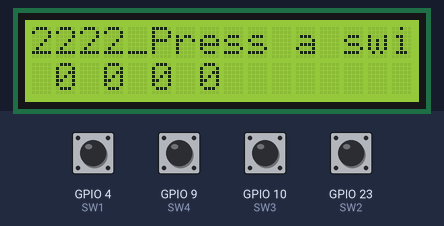
A program run on a simulated Raspberry Pi (BCM pin numbers). On the bench: 16×2 character LCD. The test bench sets the inputs (shaded band); at power-on: GPIO 4 (SW1), GPIO 9 (SW4), GPIO 10 (SW3), GPIO 23 (SW2) HIGH. What the program prints to the terminal is not drawn.

Above: at 1.2 s.
1.3 s: GPIO 4 (SW1) pulled LOW for 0.25 s
At 1.58 s:
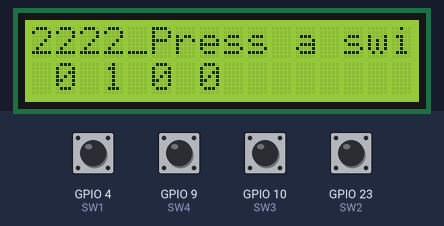
3.2 s: GPIO 9 (SW4) pulled LOW for 0.25 s
At 3.4 s:
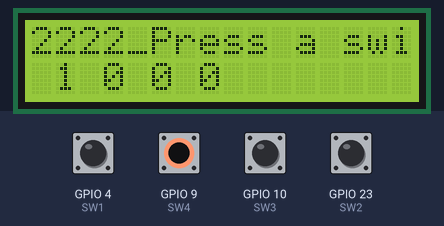
5.0 s: GPIO 10 (SW3) pulled LOW for 0.25 s
At 5.23 s:
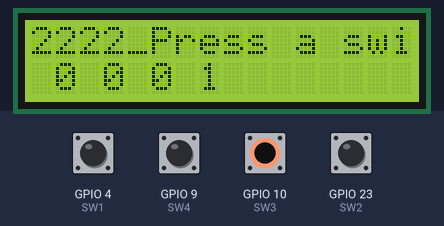
6.8 s: GPIO 23 (SW2) pulled LOW for 0.25 s
At 7.05 s:
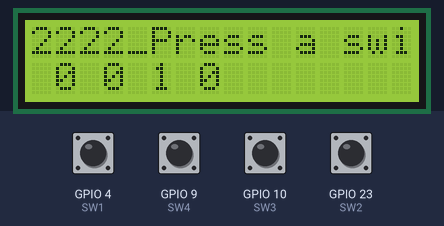
Timing chart, 0 to 9.6 s (numbered marks = the images above; inputs shaded):
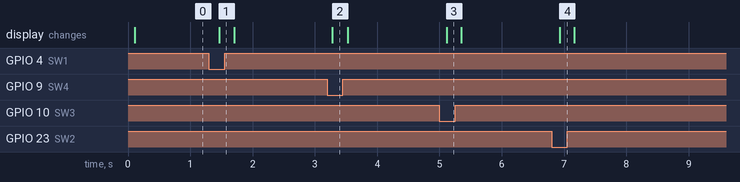

The program:

lcd2.py
```python
#!/bin/bash
########################################################################
#
# LCD2: Learning how to control an LCD module from Pi
#
#
#
########################################################################


import time #for timing delays
import RPi.GPIO as GPIO
#OUTPUTS: map GPIO to LCD lines
LCD_RS = 7 #GPIO7 = Pi pin 26
LCD_E = 8 #GPIO8 = Pi pin 24
LCD_D4 = 17 #GPIO17 = Pi pin 11
LCD_D5 = 18 #GPIO18 = Pi pin 12
LCD_D6 = 27 #GPIO21 = Pi pin 13 (Use 21 on Rev.1 Pis)
#LCD_D6 = 22 #GPIO21 = Pi pin 13 (Use 21 on Rev.1 Pis)
LCD_D7 = 22 #GPIO22 = Pi pin 15
OUTPUTS = [LCD_RS,LCD_E,LCD_D4,LCD_D5,LCD_D6,LCD_D7]
#INPUTS: map GPIO to Switches
SW1 = 4 #GPIO4 = Pi pin 7
SW2 = 23 #GPIO16 = Pi pin 16
SW3 = 10 #GPIO10 = Pi pin 19
SW4 = 9 #GPIO9 = Pi pin 21
INPUTS = [SW1,SW2,SW3,SW4]

#HD44780 Controller Commands
CLEARDISPLAY = 0x01
SETCURSOR = 0x80
#Line Addresses. (Pick one. Comment out whichever doesn't apply)
#LINE = [0x00,0x40,0x14,0x54] #for 20x4 display
LINE = [0x00,0x40] #for 16x2 display
########################################################################
#
# Low-level routines for configuring the LCD module.
# These routines contain GPIO read/write calls.
#
def InitIO(): #Sets GPIO pins to input & output, as required by LCD board
	GPIO.setmode(GPIO.BCM)
	GPIO.setwarnings(False)
	for lcdLine in OUTPUTS:
		GPIO.setup(lcdLine, GPIO.OUT)
	for switch in INPUTS:
		GPIO.setup(switch, GPIO.IN, pull_up_down=GPIO.PUD_UP)
def CheckSwitches(): #Check status of all four switches on the LCD board
#Returns four boolean values as a tuple.
	val1 = not GPIO.input(SW1)
	val2 = not GPIO.input(SW2)
	val3 = not GPIO.input(SW3)
	val4 = not GPIO.input(SW4)
	return (val4,val1,val2,val3)
def PulseEnableLine(): #Pulse the LCD Enable line; used for clocking in data
	mSec = 0.0005 #use half-millisecond delay
	time.sleep(mSec) #give time for inputs to settle
	GPIO.output(LCD_E, GPIO.HIGH) #pulse E high
	time.sleep(mSec)
	GPIO.output(LCD_E, GPIO.LOW) #return E low
	time.sleep(mSec) #wait before doing anything else

def SendNibble(data): #sends upper 4 bits of data byte to LCD data pins D4-D7
	GPIO.output(LCD_D4, bool(data & 0x10))
	GPIO.output(LCD_D5, bool(data & 0x20))
	GPIO.output(LCD_D6, bool(data & 0x40))
	GPIO.output(LCD_D7, bool(data & 0x80))

def SendByte(data,charMode=False): #send one byte to LCD controller
	GPIO.output(LCD_RS,charMode) #set mode: command vs. char
	SendNibble(data) #send upper bits first
	PulseEnableLine() #pulse the enable line
	data = (data & 0x0F)<< 4 #shift 4 bits to left
	SendNibble(data) #send lower bits now
	PulseEnableLine() #pulse the enable line
def InitLCD(): #initialize the LCD controller & clear display
	SendByte(0x33) #initialize
	SendByte(0x32) #set to 4-bit mode
	SendByte(0x28) #2 line, 5x7 matrix
	SendByte(0x0C) #turn cursor off (0x0E to enable)
	SendByte(0x06) #shift cursor right
	SendByte(CLEARDISPLAY) #remove any stray characters on display
########################################################################
#
# Higher-level routines for displaying data on the LCD.
#
def SendChar(ch):
	SendByte(ord(ch),True)
def ShowMessage(string): #Send string of characters to display at current cursor position
	for character in string:
		SendChar(character)
def GotoLine(row): #Moves cursor to the given row
#Expects row values 0-1 for 16x2 display; 0-3 for 20x4 display
	addr = LINE[row]
	SendByte(SETCURSOR+addr)
########################################################################
#
# Main Program
#
print "Pi LCD2 program starting. Ctrl-C to stop."
InitIO()
InitLCD()
ShowMessage('2222_Press a switch!')
while (True):
	GotoLine(1)
	switchValues = CheckSwitches()
	decimalResult = " %d %d %d %d" % switchValues
	ShowMessage(decimalResult)
	time.sleep(0.2)
#### END #############################################################
```

Measured:
- after the input at 1.3 s, the display: changes after 0.16 s (image 1)
- after the input at 3.2 s, the display: changes after 0.08 s (image 2)
- after the input at 5.0 s, the display: changes after 0.12 s (image 3)
- after the input at 6.8 s, the display: changes after 0.13 s (image 4)
